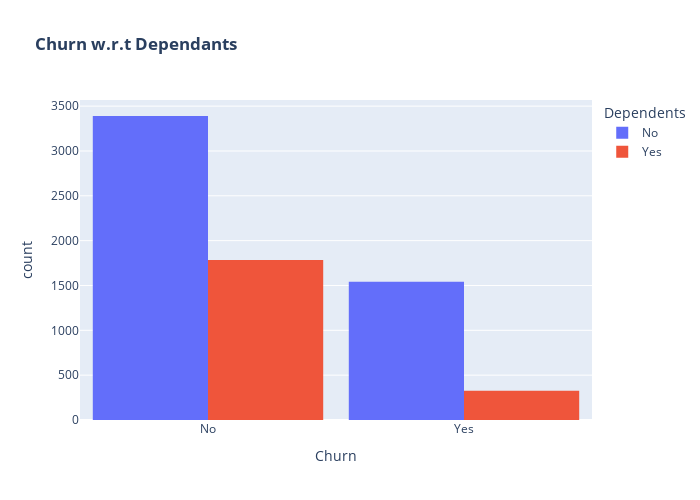

Here is the notebook cell this chart was saved with:
### Markdown cell above
Customers who are senior citizens (1) are more likely to churn. This shows that age of the customers affects the rate of churning.

### Code cell
color_map = {"Yes": "#FF97FF", "No": "#AB63FA"}
fig = px.histogram(df, x="Churn", color="Dependents", barmode="group", title="<b>Churn w.r.t Dependants</b>")
fig.update_layout(width=700, height=500, bargap=0.1)
fig.show()

### Figure 1 — Plotly figure (JSON) as saved in the notebook; plotly's stock layout.template omitted (floating-point values rounded to 4 significant figures; data arrays with more than 128 entries replaced by an {"elided": "..."} marker saying what was removed)
{"data": [{"alignmentgroup": "True", "bingroup": "x", "hovertemplate": "Dependents=No<br>Churn=%{x}<br>count=%{y}<extra></extra>", "legendgroup": "No", "marker": {"color": "#636efa", "pattern": {"shape": ""}}, "name": "No", "offsetgroup": "No", "orientation": "v", "showlegend": true, "type": "histogram", "x": {"elided": "4933 str values"}, "xaxis": "x", "yaxis": "y"}, {"alignmentgroup": "True", "bingroup": "x", "hovertemplate": "Dependents=Yes<br>Churn=%{x}<br>count=%{y}<extra></extra>", "legendgroup": "Yes", "marker": {"color": "#EF553B", "pattern": {"shape": ""}}, "name": "Yes", "offsetgroup": "Yes", "orientation": "v", "showlegend": true, "type": "histogram", "x": {"elided": "2110 str values"}, "xaxis": "x", "yaxis": "y"}], "layout": {"bargap": 0.1, "barmode": "group", "height": 500, "legend": {"title": {"text": "Dependents"}, "tracegroupgap": 0}, "title": {"text": "<b>Churn w.r.t Dependants</b>"}, "width": 700, "xaxis": {"anchor": "y", "domain": [0, 1], "title": {"text": "Churn"}}, "yaxis": {"anchor": "x", "domain": [0, 1], "title": {"text": "count"}}}}
